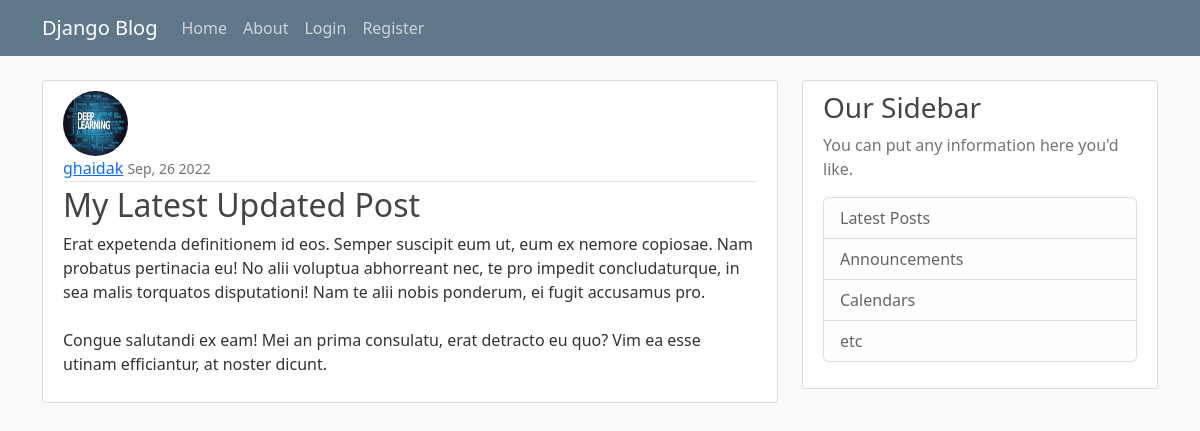
The page /post/29/ on the database its author committed.
### blog_app/models.py (models this page shows, shortened)
class Post(models.Model):
    title = models.CharField(max_length=100)
    content = models.TextField()
    date_posted = models.DateTimeField(default=timezone.now)
    author = models.ForeignKey(settings.AUTH_USER_MODEL, on_delete=models.CASCADE)

### users/models.py (models this page shows, shortened)
class Profile(models.Model):
    user = models.OneToOneField(User, on_delete=models.CASCADE)
    img = models.ImageField(default="default.jpg", upload_to="profile_pics")

### blog_app/views.py (the view)
# urls.py: path("post/<int:pk>/", PostDetailView.as_view(), name='post-detail'),
class PostDetailView(DetailView):
    model = Post

### blog_app/templates/blog_app/post_detail.html (shortened to what this page needs)
{% extends 'blog_app/base.html' %}
{% block content %}
    <div class='media content-section'>
        <img class="rounded-circle article-img" src="{{ object.author.profile.img.url}}">
        <div class="media-body">
            <div class="article-metadata">
                <a class="mr-2" href="{% url 'user-posts' object.author.username %}">{{object.author}}</a>
                <small class="text-muted">{{object.date_posted|date:"M, d Y"}}</small>
            </div>
            <h2 class="article-title">{{object.title}}</h2>
            <p class="article-content">{{object.content}}</p>
        </div>
    </div>
{% endblock %}

### blog_app/static/blog_app/main.css (style rules this page uses)
body { background: #fafafa; color: #333333; margin-top: 5rem; }
h1, h2, h3, h4, h5, h6 { color: #444444; }
.content-section { background: #ffffff; padding: 10px 20px; border: 1px solid #dddddd; border-radius: 3px; margin-bottom: 20px; }
.article-title { color: #444444; }
.article-content { white-space: pre-line; }
.article-img { height: 65px; width: 65px; margin-right: 16px; }
.article-metadata { padding-bottom: 1px; margin-bottom: 4px; border-bottom: 1px solid #e3e3e3 }

### rows shown on the page
Post: author.profile.img (picture), author "ghaidak", date_posted "Sep, 26 2022", title "My Latest Updated Post", content "Erat expetenda definitionem id eos. Semper suscipit eum ut, eum ex nemore copiosae. Nam probatus pertinacia eu! No alii voluptua abhorreant nec, te pro impedit concludaturque, in sea malis torquatos disputationi! Nam te alii nobis ponderum, ei fugit accusamus pro. Congue salutandi ex eam! Mei an prima consulatu, erat detracto eu quo? Vim ea esse utinam efficiantur, at noster dicunt."
